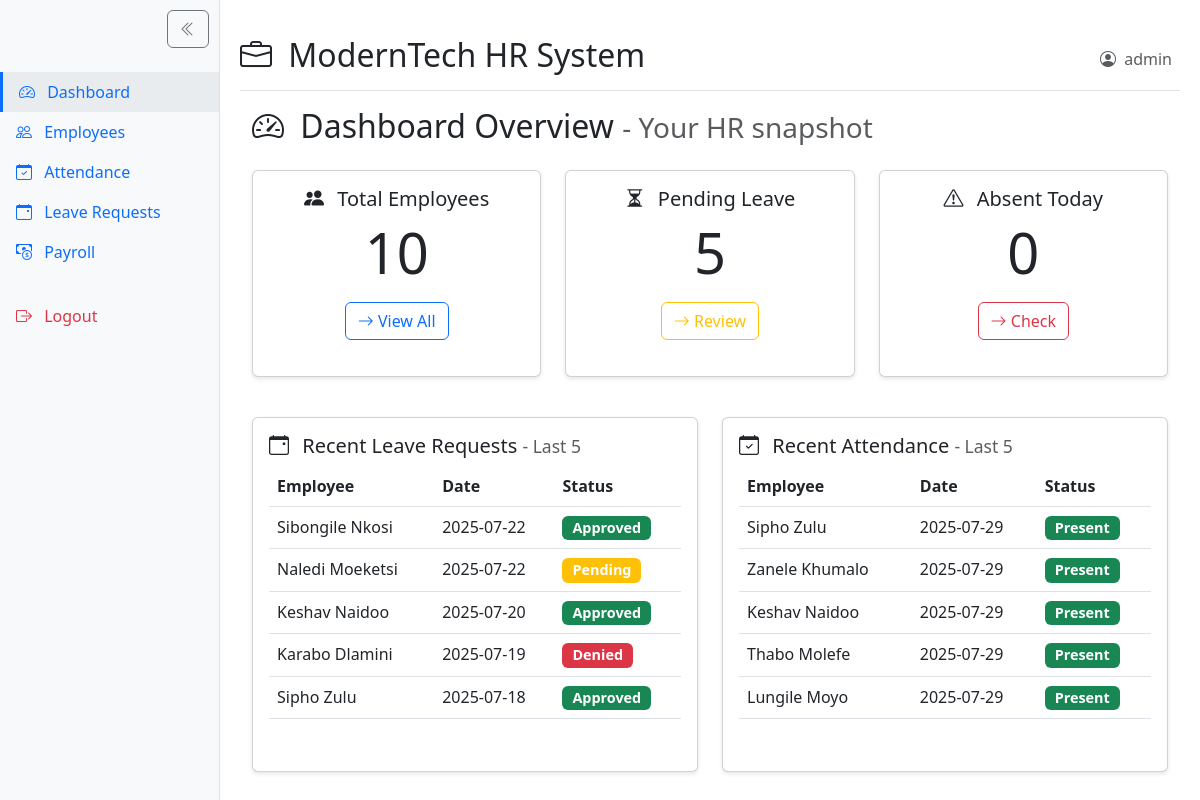
Page /dashboard.php (signed in) on the committed database.
### tables this page shows
CREATE TABLE leave_requests (
    id INT AUTO_INCREMENT PRIMARY KEY,
    employee_id INT,
    date DATE,
    reason VARCHAR(255),
    status ENUM('Approved', 'Denied', 'Pending'),
    FOREIGN KEY (employee_id) REFERENCES employees(employee_id) ON DELETE CASCADE
);

CREATE TABLE employees (
    employee_id INT AUTO_INCREMENT PRIMARY KEY,
    name VARCHAR(100) NOT NULL,
    position VARCHAR(100),
    department VARCHAR(50),
    salary DECIMAL(10,2),
    employment_history TEXT,
    contact VARCHAR(100)
);

CREATE TABLE attendance (
    id INT AUTO_INCREMENT PRIMARY KEY,
    employee_id INT,
    date DATE,
    status ENUM('Present', 'Absent'),
    FOREIGN KEY (employee_id) REFERENCES employees(employee_id) ON DELETE CASCADE
);

### dashboard.php (the view, shortened to what this page needs)
<?php
require_once 'db.php';
require_once 'header.php';
try {
    $employeeCount = $pdo->query("SELECT COUNT(*) FROM employees")->fetchColumn();
    $pendingLeave = $pdo->query(
        "SELECT COUNT(*) FROM leave_requests WHERE status = 'Pending'"
    )->fetchColumn();
    $absentToday = $pdo->query(
        "SELECT COUNT(*) FROM attendance
         WHERE date = CURDATE() AND status = 'Absent'"
    )->fetchColumn();
} catch (PDOException $e) {
    error_log("Dashboard error on " . date('Y-m-d') . ": " . $e->getMessage());
    $employeeCount = $pendingLeave = $absentToday = 0;
}
?>
<div class="container-fluid">
    <h2 class="mb-4">
        <i class="bi bi-speedometer2 me-2"></i>
        Dashboard Overview
        <small class="text-muted">- Your HR snapshot</small>
    </h2>
    <div class="row mb-4">
        <div class="col-md-4 mb-3">
            <div class="card h-100">
                <div class="card-body text-center">
                    <h5 class="card-title">
                        <i class="bi bi-people-fill me-2"></i>
                        Total Employees
                    </h5>
                    <p class="display-4"><?= $employeeCount ?></p>
                    <a href="employees.php" class="btn btn-outline-primary">
                        <i class="bi bi-arrow-right"></i> View All
                    </a>
                </div>
            </div>
        </div>
        <div class="col-md-4 mb-3">
            <div class="card h-100">
                <div class="card-body text-center">
                    <h5 class="card-title">
                        <i class="bi bi-hourglass-split me-2"></i>
                        Pending Leave
                    </h5>
                    <p class="display-4"><?= $pendingLeave ?></p>
                    <a href="leave.php" class="btn btn-outline-warning">
                        <i class="bi bi-arrow-right"></i> Review
                    </a>
                </div>
            </div>
        </div>
        <div class="col-md-4 mb-3">
            <div class="card h-100">
                <div class="card-body text-center">
                    <h5 class="card-title">
                        <i class="bi bi-exclamation-triangle me-2"></i>
                        Absent Today
                    </h5>
                    <p class="display-4"><?= $absentToday ?></p>
                    <a href="attendance.php" class="btn btn-outline-danger">
                        <i class="bi bi-arrow-right"></i> Check
                    </a>
                </div>
            </div>
        </div>
    </div>
    <div class="row">
        <div class="col-md-6 mb-3">
            <div class="card h-100">
                <div class="card-body">
                    <h5 class="card-title">
                        <i class="bi bi-calendar-event me-2"></i>
                        Recent Leave Requests
                        <small class="text-muted">- Last 5</small>
                    </h5>
                    <div class="table-responsive">
                        <table class="table table-hover">
                            <thead>
                                <tr>
                                    <th>Employee</th>
                                    <th>Date</th>
                                    <th>Status</th>
                                </tr>
                            </thead>
                            <tbody>
                                <?php
                                try {
                                    $stmt = $pdo->query("
                                        SELECT l.date, l.status, e.name
                                        FROM leave_requests l
                                        JOIN employees e ON l.employee_id = e.employee_id
                                        ORDER BY l.date DESC
                                        LIMIT 5
                                    ");
                                    while ($row = $stmt->fetch()):
                                ?>
                                <tr>
                                    <td><?= htmlspecialchars($row['name']) ?></td>
                                    <td><?= $row['date'] ?></td>
                                    <td>
                                        <span class="badge bg-<?=
                                            $row['status'] == 'Approved' ? 'success' :
                                            ($row['status'] == 'Denied' ? 'danger' : 'warning')
                                        ?>">
                                            <?= $row['status'] ?>
                                        </span>
                                    </td>
                                </tr>
                                <?php endwhile; ?>
                                <?php } catch (PDOException $e) {
                                    echo '<tr><td colspan="3" class="text-muted">Temporarily unavailable</td></tr>';
                                    error_log("Leave requests error: " . $e->getMessage());
                                } ?>
                            </tbody>
                        </table>
                    </div>
                </div>
            </div>
        </div>
        <div class="col-md-6 mb-3">
            <div class="card h-100">
                <div class="card-body">
                    <h5 class="card-title">
                        <i class="bi bi-calendar-check me-2"></i>
                        Recent Attendance
                        <small class="text-muted">- Last 5</small>
                    </h5>
                    <div class="table-responsive">
                        <table class="table table-hover">
                            <thead>
                                <tr>
                                    <th>Employee</th>
                                    <th>Date</th>
                                    <th>Status</th>
                                </tr>
                            </thead>
                            <tbody>
                                <?php
                                try {
                                    $stmt = $pdo->query("
                                        SELECT a.date, a.status, e.name
                                        FROM attendance a
                                        JOIN employees e ON a.employee_id = e.employee_id
                                        ORDER BY a.date DESC
                                        LIMIT 5
                                    ");
                                    while ($row = $stmt->fetch()):
                                ?>
                                <tr>
                                    <td><?= htmlspecialchars($row['name']) ?></td>
                                    <td><?= $row['date'] ?></td>
                                    <td>
                                        <span class="badge bg-<?=
                                            $row['status'] == 'Present' ? 'success' : 'danger'
                                        ?>">
                                            <?= $row['status'] ?>
                                        </span>
                                    </td>
                                </tr>
                                <?php endwhile; ?>
                                <?php } catch (PDOException $e) {
                                    echo '<tr><td colspan="3" class="text-muted">Temporarily unavailable</td></tr>';
                                    error_log("Attendance error: " . $e->getMessage());
                                } ?>
                            </tbody>
                        </table>
                    </div>
                </div>
            </div>
        </div>
    </div>
</div>
<?php require_once 'footer.php'; ?>

### header.php (shortened to what this page needs)
<!DOCTYPE html>
<html lang="en">
<head>
    <link href="https://cdn.jsdelivr.net/npm/bootstrap@5.3.0/dist/css/bootstrap.min.css" rel="stylesheet">
    <link rel="stylesheet" href="https://cdn.jsdelivr.net/npm/bootstrap-icons@1.10.0/font/bootstrap-icons.css">
    <link rel="stylesheet" href="https://cdnjs.cloudflare.com/ajax/libs/font-awesome/6.0.0-beta3/css/all.min.css">
    <link rel="stylesheet" href="css/style.css">
</head>
<body class="<?= isset($_COOKIE['sidebarCollapsed']) && $_COOKIE['sidebarCollapsed'] === 'true' ? 'collapsed' : '' ?>">
    <div class="sidebar <?= isset($_COOKIE['sidebarCollapsed']) && $_COOKIE['sidebarCollapsed'] === 'true' ? 'collapsed' : '' ?>" id="sidebar">
        <button class="btn btn-outline-secondary sidebar-toggle" id="sidebarToggle" title="Toggle Sidebar">
            <i class="bi bi-chevron-double-left"></i>
        </button>
        <div class="position-sticky pt-3">
            <ul class="nav flex-column">
                <li class="nav-item">
                    <a class="nav-link <?= basename($_SERVER['PHP_SELF']) == 'dashboard.php' ? 'active' : '' ?>" href="dashboard.php">
                        <i class="bi bi-speedometer2 me-2"></i>
                        <span>Dashboard</span>
                    </a>
                </li>
                <li class="nav-item">
                    <a class="nav-link <?= basename($_SERVER['PHP_SELF']) == 'employees.php' ? 'active' : '' ?>" href="employees.php">
                        <i class="bi bi-people me-2"></i>
                        <span>Employees</span>
                    </a>
                </li>
                <li class="nav-item">
                    <a class="nav-link <?= basename($_SERVER['PHP_SELF']) == 'attendance.php' ? 'active' : '' ?>" href="attendance.php">
                        <i class="bi bi-calendar-check me-2"></i>
                        <span>Attendance</span>
                    </a>
                </li>
                <li class="nav-item">
                    <a class="nav-link <?= basename($_SERVER['PHP_SELF']) == 'leave.php' ? 'active' : '' ?>" href="leave.php">
                        <i class="bi bi-calendar-event me-2"></i>
                        <span>Leave Requests</span>
                    </a>
                </li>
                <li class="nav-item">
                    <a class="nav-link <?= basename($_SERVER['PHP_SELF']) == 'payroll.php' ? 'active' : '' ?>" href="payroll.php">
                        <i class="bi bi-cash-coin me-2"></i>
                        <span>Payroll</span>
                    </a>
                </li>
                <li class="nav-item mt-4">
                    <a class="nav-link text-danger" href="logout.php">
                        <i class="bi bi-box-arrow-right me-2"></i>
                        <span>Logout</span>
                    </a>
                </li>
            </ul>
        </div>
    </div>
    <div class="container-fluid" id="mainContent">
        <div class="row">
            <div class="col-12">
                <div class="d-flex justify-content-between flex-wrap flex-md-nowrap align-items-center pt-3 pb-2 mb-3 border-bottom">
                    <h1 class="h2">
                        <i class="bi bi-briefcase me-2"></i>
                        ModernTech HR System
                    </h1>
                    <div class="btn-toolbar mb-2 mb-md-0">
                        <div class="btn-group me-2">
                            <span class="text-muted">
                                <i class="bi bi-person-circle me-1"></i>
                                <?= htmlspecialchars($_SESSION['username'] ?? 'Admin') ?>
                            </span>
                        </div>
                    </div>
                </div>

### footer.php (shortened to what this page needs)
            </div>
        </div>
    </div>
</body>
</html>

### style.css (style rules this page uses)
.card { margin-bottom: 20px; box-shadow: 0 2px 4px rgba(0,0,0,0.1); }
.table-responsive { overflow-x: auto; }
.badge { font-size: 0.9em; padding: 5px 10px; }

### header.php (style rules this page uses)
body { padding-left: 220px; transition: padding 0.3s ease; min-width: 300px; }
.sidebar { position: fixed; top: 0; left: 0; height: 100vh; width: 220px; background-color: #f8f9fa; border-right: 1px solid #dee2e6; z-index: 1030; padding-top: 56px; overflow-y: auto; transition: transform 0.3s ease; }
.nav-link.active { background-color: #e9ecef; border-left: 3px solid #0d6efd; font-weight: 500; }
.sidebar-toggle { position: absolute; right: 10px; top: 10px; z-index: 1050; }
#mainContent { padding: 20px; width: 100%; }

### rows in the picture
leave_requests: employee.name "Sibongile Nkosi", date "2025-07-22", status "Approved"
leave_requests: employee.name "Naledi Moeketsi", date "2025-07-22", status "Pending"
leave_requests: employee.name "Keshav Naidoo", date "2025-07-20", status "Approved"
leave_requests: employee.name "Karabo Dlamini", date "2025-07-19", status "Denied"
leave_requests: employee.name "Sipho Zulu", date "2025-07-18", status "Approved"
attendance: employee.name "Sipho Zulu", date "2025-07-29", status "Present"
attendance: employee.name "Zanele Khumalo", date "2025-07-29", status "Present"
attendance: employee.name "Keshav Naidoo", date "2025-07-29", status "Present"
attendance: employee.name "Thabo Molefe", date "2025-07-29", status "Present"
attendance: employee.name "Lungile Moyo", date "2025-07-29", status "Present"

### other values in the picture
$_SESSION['username'] "admin"
$employeeCount "10"
$pendingLeave "5"
$absentToday "0"
